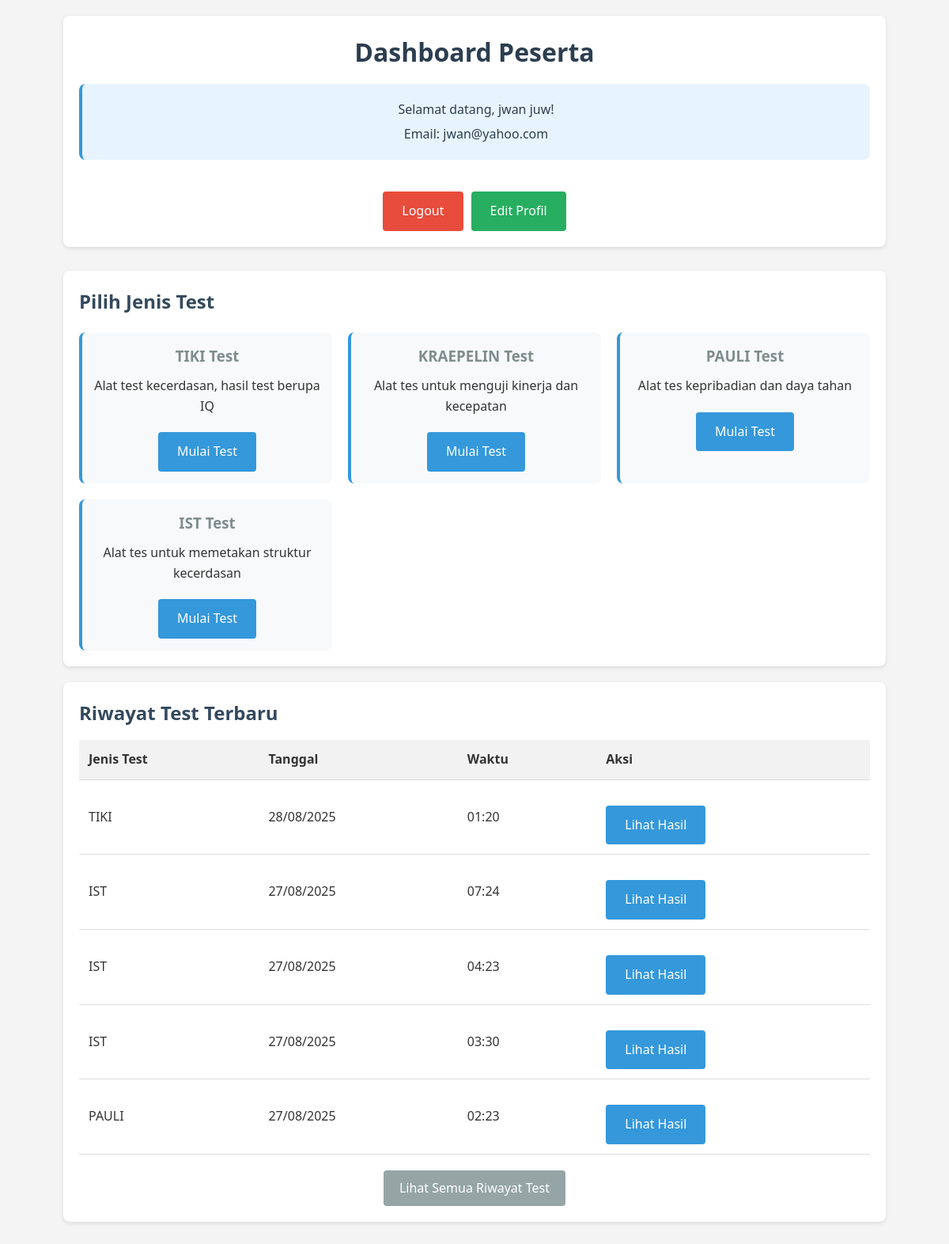
Screenshot of /pages/dashboard.php (signed in) with the database file from the repository.
### tables this page shows
CREATE TABLE `participants` (
  `id` int(11) NOT NULL,
  `name` varchar(255) NOT NULL,
  `email` varchar(255) NOT NULL,
  `created_at` timestamp NOT NULL DEFAULT current_timestamp(),
  `password` varchar(255) NOT NULL DEFAULT '',
  `role` enum('admin','peserta') DEFAULT 'peserta'
);

CREATE TABLE `test_results` (
  `id` int(11) NOT NULL,
  `participant_id` int(11) NOT NULL,
  `test_type` enum('TIKI','KRAEPELIN','PAULI','IST') NOT NULL,
  `results` text NOT NULL,
  `created_at` timestamp NOT NULL DEFAULT current_timestamp()
);

### pages/dashboard.php (the view, shortened to what this page needs)
<?php
$db = getDBConnection();
try {
    $query = "SELECT * FROM participants WHERE id = :id";
    $stmt = $db->prepare($query);
    $stmt->bindParam(":id", $_SESSION['participant_id']);
    $stmt->execute();
    $participant = $stmt->fetch(PDO::FETCH_ASSOC);
} catch (PDOException $e) {
    $dashboard_error = "Error mengambil data peserta: " . $e->getMessage();
    $participant = ['name' => 'Peserta', 'email' => 'N/A', 'role' => 'peserta'];
}
try {
    $query = "SELECT * FROM test_results WHERE participant_id = :id ORDER BY created_at DESC LIMIT 5";
    $stmt = $db->prepare($query);
    $stmt->bindParam(":id", $_SESSION['participant_id']);
    $stmt->execute();
    $testHistory = $stmt->fetchAll(PDO::FETCH_ASSOC);
} catch (PDOException $e) {
    $test_history_error = "Error mengambil riwayat test: " . $e->getMessage();
    $testHistory = [];
}
?>
<!DOCTYPE html>
<html lang="id">
<head>
    <link rel="stylesheet" href="../assets/css/style.css">
</head>
<body>
    <div class="container">
        <header>
            <h1>Dashboard Peserta</h1>
            <div class="user-info">
                <p>Selamat datang, <?php echo htmlspecialchars($participant['name']); ?>!</p>
                <p>Email: <?php echo htmlspecialchars($participant['email']); ?></p>
            </div>
            <div class="user-actions">
                <a href="../logout.php" class="btn-logout">Logout</a>
                <a href="../profile.php" class="btn-profile">Edit Profil</a>
            </div>
        </header>
        <div class="dashboard-section">
            <h2>Pilih Jenis Test</h2>
            <div class="test-cards">
                <div class="test-card">
                    <h3>TIKI Test</h3>
                    <p>Alat test kecerdasan, hasil test berupa IQ</p>
                    <a href="tiki-test.php" class="btn-test">Mulai Test</a>
                </div>
                <div class="test-card">
                    <h3>KRAEPELIN Test</h3>
                    <p>Alat tes untuk menguji kinerja dan kecepatan</p>
                    <a href="kraepelin-test.php" class="btn-test">Mulai Test</a>
                </div>
                <div class="test-card">
                    <h3>PAULI Test</h3>
                    <p>Alat tes kepribadian dan daya tahan</p>
                    <a href="pauli-test.php" class="btn-test">Mulai Test</a>
                </div>
                <div class="test-card">
                    <h3>IST Test</h3>
                    <p>Alat tes untuk memetakan struktur kecerdasan</p>
                    <a href="ist-test.php" class="btn-test">Mulai Test</a>
                </div>
            </div>
        </div>
        <div class="history-section">
            <h2>Riwayat Test Terbaru</h2>
            <?php if (count($testHistory) > 0): ?>
            <table class="history-table">
                <tr>
                    <th>Jenis Test</th>
                    <th>Tanggal</th>
                    <th>Waktu</th>
                    <th>Aksi</th>
                </tr>
                <?php foreach ($testHistory as $test): ?>
                <tr>
                    <td><?php echo htmlspecialchars($test['test_type']); ?></td>
                    <td><?php echo date('d/m/Y', strtotime($test['created_at'])); ?></td>
                    <td><?php echo date('H:i', strtotime($test['created_at'])); ?></td>
                    <td>
                        <a href="results.php?test=<?php echo strtolower($test['test_type']); ?>&id=<?php echo $test['id']; ?>" class="btn-view">Lihat Hasil</a>
                    </td>
                </tr>
                <?php endforeach; ?>
            </table>
            <?php else: ?>
            <p>Belum ada riwayat test.</p>
            <?php endif; ?>
            <?php if (count($testHistory) > 0): ?>
            <div style="margin-top: 20px; text-align: center;">
                <a href="history.php" class="btn-history">Lihat Semua Riwayat Test</a>
            </div>
            <?php endif; ?>
        </div>
    </div>
</body>
</html>

### assets/css/style.css (style rules this page uses)
* { margin: 0; padding: 0; box-sizing: border-box; }
body { font-family: 'Segoe UI', Tahoma, Geneva, Verdana, sans-serif; line-height: 1.6; color: #333; background-color: #f4f4f4; }
.container { width: 90%; max-width: 1200px; margin: 0 auto; padding: 20px; }
header { text-align: center; margin-bottom: 30px; padding: 20px; background-color: #fff; border-radius: 8px; box-shadow: 0 2px 5px rgba(0,0,0,0.1); }
h1 { color: #2c3e50; margin-bottom: 10px; }
h2 { color: #34495e; margin-bottom: 15px; }
h3 { color: #7f8c8d; margin-bottom: 10px; }
.btn-submit, .btn-back, .btn-test, .btn-view, .btn-logout { display: inline-block; background-color: #3498db; color: white; padding: 12px 24px; border: none; border-radius: 4px; cursor: pointer; text-decoration: none; font-size: 16px; margin-top: 20px; text-align: center; }
.btn-logout { background-color: #e74c3c; }
.info-cards, .test-cards { display: grid; grid-template-columns: repeat(auto-fit, minmax(250px, 1fr)); gap: 20px; margin-top: 20px; }
.info-card, .test-card { background-color: #f8f9fa; padding: 15px; border-radius: 8px; border-left: 4px solid #3498db; }
.test-card { text-align: center; }
.dashboard-section, .history-section { background-color: #fff; padding: 20px; margin-bottom: 20px; border-radius: 8px; box-shadow: 0 2px 5px rgba(0,0,0,0.1); }
.results-table, .history-table { width: 100%; border-collapse: collapse; margin-top: 15px; }
.results-table th, .results-table td, .history-table th, .history-table td { padding: 12px; text-align: left; border-bottom: 1px solid #ddd; }
.results-table th, .history-table th { background-color: #f2f2f2; font-weight: bold; }
.user-actions { margin-top: 20px; display: flex; gap: 10px; justify-content: center; }
.btn-profile { display: inline-block; background-color: #27ae60; color: white; padding: 12px 24px; margin-top: 20px; border: none; border-radius: 4px; cursor: pointer; text-decoration: none; font-size: 16px; }
.btn-history { display: inline-block; background-color: #95a5a6; color: white; padding: 10px 20px; text-decoration: none; border-radius: 4px; }
.user-info { background-color: #e8f4fd; padding: 15px; border-radius: 8px; margin: 15px 0; border-left: 4px solid #3498db; }
.user-info p { margin: 5px 0; color: #2c3e50; }

### rows the page displays
participants: name "jwan juw", email "jwan@yahoo.com"
test_results: test_type "TIKI", created_at "28/08/2025", created_at "01:20"
test_results: test_type "IST", created_at "27/08/2025", created_at "07:24"
test_results: test_type "IST", created_at "27/08/2025", created_at "04:23"
test_results: test_type "IST", created_at "27/08/2025", created_at "03:30"
test_results: test_type "PAULI", created_at "27/08/2025", created_at "02:23"
